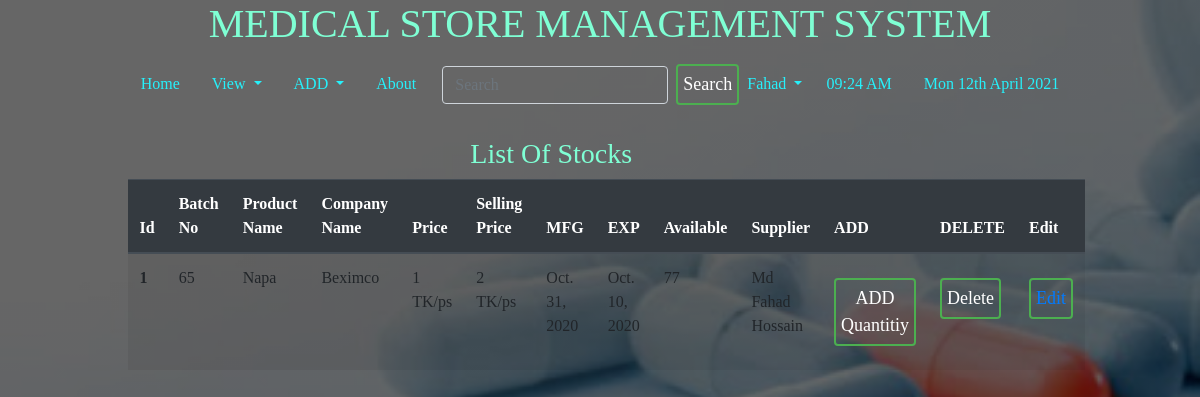
Screenshot of /products/ (signed in) with the database file from the repository.
### home/models.py (models this page shows, shortened)
class Product(models.Model):
    name = models.CharField(max_length=200)
    company = models.CharField(max_length=100)
    batch_no = models.CharField(max_length=25)
    cost = models.IntegerField()
    selling_price = models.IntegerField()
    qty=models.IntegerField()
    mfg = models.DateField()
    exp = models.DateField()
    supplier = models.ForeignKey(Supplier, on_delete=models.CASCADE, related_name="supplier_set")
    class Meta:
        ordering= ('name',)

class Supplier(models.Model):
    name = models.CharField(max_length=200)
    phone=models.CharField(max_length=17,default='')
    email=models.EmailField(default='')
    def __str__(self):
        return self.name

### home/views.py (the view)
# urls.py: path('products/', ProductListView.as_view(), name='product-list'),
class ProductListView(generic.ListView):
    model = Product
    template_name = 'home/product_list.html'
    context_object_name = 'products'
    queryset = Product.objects.all().order_by('name')

### templates/home/product_list.html (shortened to what this page needs)
{% extends 'basic.html' %}
{% block body %}
{% load static %}
{% load crispy_forms_tags %}
{% if user.is_authenticated %}
<div class="container-fluid">
<div class="col-md-9 offset-md-1">
<h3 class="text-center">List Of Stocks</h3>
<table class="table table-striped">
  <thead class="thead-dark">
    <tr>
      <th scope="col">Id</th>
      <th scope="col">Batch No</th>
      <th scope="col">Product Name</th>
      <th scope="col">Company Name</th>
      <th scope="col">Price</th>
      <th scope="col">Selling Price</th>
      <th scope="col">MFG</th>
      <th scope="col">EXP</th>
      <th scope="col">Available</th>
      <th scope="col">Supplier</th>
      <th scope="col">ADD</th>
      <th scope="col">DELETE</th>
      <th scope="col">Edit</th>
    </tr>
  </thead>
  <tbody>
  {% for p in products %}
    <tr>
      <th scope="row">{{p.id}}</th>
      <td>{{p.batch_no}}</td>
      <td>{{p.name}}</td>
      <td>{{p.company}}</td>
      <td>{{p.cost}} TK/ps</td>
      <td>{{p.selling_price}} TK/ps</td>
      <td>{{p.mfg}}</td>
      <td>{{p.exp}}</td>
      <td>{{p.qty}}</td>
      <td>{{p.supplier}}</td>
      <td> <button type="button" class="btn btn-primary" data-toggle="modal" data-target="#exampleModal1">
  ADD Quantitiy
</button></td>
      <td><button type="button" class="btn btn-primary" data-toggle="modal" data-target="#exampleModal">
  Delete
</button></td>
      <td><button  class="btn btn-primary"> <a href="/edit/{{p.id}}/">Edit</a></button></td>
    </tr>
    {% endfor %}
  </tbody>
</table>
</div>
</div>
{% else %}
<h2>Please Log in to Create a Post</h2>
{% endif %}
{% endblock %}

### templates/basic.html (shortened to what this page needs)
<!DOCTYPE html>
<html lang="en">
<head>
    <link rel="stylesheet" href="https://stackpath.bootstrapcdn.com/bootstrap/4.2.1/css/bootstrap.min.css"
 />
    {% load static %}
    <link href="{% static 'css/style.css'  %}" rel="stylesheet" />
</head>
<body style="
      background: linear-gradient(rgba(0, 0, 0, 0.6), rgba(0, 0, 0, 0.6)),
        url('/static/images/map1.jpg');
      background-size: cover;
      background-attachment: fixed;
      background-position: top;
    ">
    <h1 class="text-center"> MEDICAL STORE MANAGEMENT SYSTEM</h1>
    <nav class="navbar navbar-expand-lg navbar-light" style="background: none; color: white; text-color: white">
        <div class="collapse navbar-collapse" id="navbarSupportedContent">
            <ul class="nav justify-content-center">
                <li class="nav-item {% block blogactive %} {% endblock blogactive %}">
                    <a class="nav-link" href="/">Home</a>
                </li>
                <li class="nav-item dropdown">
                    <a class="nav-link dropdown-toggle" href="#" id="navbarDropdown" role="button"
                        data-toggle="dropdown" aria-haspopup="true" aria-expanded="false">
                        View
                    </a>
                </li>
                <li class="nav-item dropdown">
                    <a class="nav-link dropdown-toggle" href="#" id="navbarDropdown" role="button"
                        data-toggle="dropdown" aria-haspopup="true" aria-expanded="false">
                        ADD
                    </a>
                </li>
                <li class="nav-item {% block aboutactive %} {% endblock aboutactive %}">
                    <a class="nav-link" href="/about/">About</a>
                </li>
                {% if user.is_authenticated %}
                <ul class="navbar-nav">
                    <form method="post" action="/search/" class="form-inline my-2 my-lg-0">
                        <li>
                            <input class="form-control mr-sm-2" style="background: none; color: white" type="search"
                                placeholder="Search" aria-label="Search" name="q" id="q" />
                        </li>
                        <li>
                            <button class="btn btn-outline-dark my-2 my-sm-0" type="submit">
                                Search
                            </button>
                        </li>
                    </form>
                    <li class="nav-item dropdown">
                        <a class="nav-link dropdown-toggle" href="#" id="navbarDropdown" role="button"
                            data-toggle="dropdown" aria-haspopup="true" aria-expanded="false">
                            {{request.user}}
                        </a>
                    </li>
                </ul>
                {% else %}
                <li class="nav-item {% block login %} {% endblock login %}">
                    <a class="nav-link" href="{% url 'home:login' %}">Login</a>
                </li>
                {% endif %}
                <li class="nav-item">
                    <a class="nav-link" href="">{% now "h:i A" as current_time %} {{ current_time|center:"150" }}</a>
                </li>
                <li class="nav-item">
                    <a class="nav-link" href="">{% now "D jS F Y" %}</a>
                </li>
            </ul>
        </div>
    </nav>
    <br />
    {% block body %} {% endblock %} {% block js %} {% endblock %}
</body>
</html>

### static/css/style.css (style rules this page uses)
body { margin: 0; padding: 0; font-family: sens-serif; height: 100vh; }
.nav ,.collapse { width:100%; }
.navbar .nav .nav-item .nav-link:link, .navbar .nav .nav-item .nav-link:visited { color: #26f1fb; text-align: center; }
* { padding: 0; margin: 0; border-radius: border-box; }
.container-fluid { text-align: left; transform: translate (-50%, -50%); color: white; }
input { width: 100%; border: none; outline: none; background: none; color: white; float: left; margin: 0 10px; font-size: 18px; }
.btn { width: auto; background: none; border: 2px solid #4caf50; color: white; padding: 5px; font-size: 18px; cursor: pointer; margin: 12px 0; }
.col-md-6, .col-md-7, .col-md-8, .col-md-9, .col-md-10 { background: none; color: white; }
h1, h2, h3, h4, h5, h6 { background: none; color: aquamarine; }

### rows the page displays
Product: id "1", batch_no "65", name "Napa", company "Beximco", cost "1", selling_price "2", mfg "Oct. 31, 2020", exp "Oct. 10, 2020", qty "77", supplier "Md Fahad Hossain"

### other values shown
{{ request.user }} "Fahad"
{{ current_time|center:"150" }} "09:24 AM"
